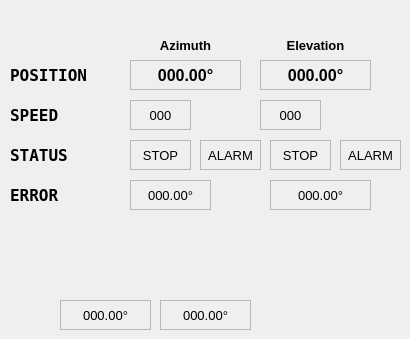
     <widget class="QWidget" name="tab_7">
      <attribute name="title">
       <string>Tab 1</string>
      </attribute>
      <widget class="QLabel" name="label_LocalTime_39">
       <property name="geometry">
        <rect>
         <x>260</x>
         <y>30</y>
         <width>111</width>
         <height>30</height>
        </rect>
       </property>
       <property name="font">
        <font>
         <pointsize>10</pointsize>
         <weight>75</weight>
         <bold>true</bold>
        </font>
       </property>
       <property name="text">
        <string>Elevation</string>
       </property>
       <property name="alignment">
        <set>Qt::AlignCenter</set>
       </property>
      </widget>
      <widget class="QLabel" name="label_antenna_el_setrate_2">
       <property name="geometry">
        <rect>
         <x>260</x>
         <y>100</y>
         <width>61</width>
         <height>30</height>
        </rect>
       </property>
       <property name="font">
        <font>
         <pointsize>10</pointsize>
        </font>
       </property>
       <property name="autoFillBackground">
        <bool>false</bool>
       </property>
       <property name="styleSheet">
        <string notr="true"/>
       </property>
       <property name="frameShape">
        <enum>QFrame::StyledPanel</enum>
       </property>
       <property name="text">
        <string>000</string>
       </property>
       <property name="alignment">
        <set>Qt::AlignCenter</set>
       </property>
      </widget>
      <widget class="QLabel" name="label_LocalTime_40">
       <property name="geometry">
        <rect>
         <x>10</x>
         <y>100</y>
         <width>91</width>
         <height>30</height>
        </rect>
       </property>
       <property name="font">
        <font>
         <family>DejaVu Sans Mono</family>
         <pointsize>12</pointsize>
         <weight>75</weight>
         <bold>true</bold>
        </font>
       </property>
       <property name="text">
        <string>SPEED</string>
       </property>
       <property name="alignment">
        <set>Qt::AlignLeading|Qt::AlignLeft|Qt::AlignVCenter</set>
       </property>
      </widget>
      <widget class="QLabel" name="label_antenna_az_status_2">
       <property name="geometry">
        <rect>
         <x>130</x>
         <y>140</y>
         <width>61</width>
         <height>30</height>
        </rect>
       </property>
       <property name="font">
        <font>
         <pointsize>10</pointsize>
        </font>
       </property>
       <property name="autoFillBackground">
        <bool>false</bool>
       </property>
       <property name="styleSheet">
        <string notr="true"/>
       </property>
       <property name="frameShape">
        <enum>QFrame::StyledPanel</enum>
       </property>
       <property name="text">
        <string>STOP</string>
       </property>
       <property name="alignment">
        <set>Qt::AlignCenter</set>
       </property>
      </widget>
      <widget class="QLabel" name="label_antenna_az_rate_2">
       <property name="geometry">
        <rect>
         <x>60</x>
         <y>300</y>
         <width>91</width>
         <height>30</height>
        </rect>
       </property>
       <property name="font">
        <font>
         <pointsize>10</pointsize>
        </font>
       </property>
       <property name="autoFillBackground">
        <bool>false</bool>
       </property>
       <property name="styleSheet">
        <string notr="true"/>
       </property>
       <property name="frameShape">
        <enum>QFrame::StyledPanel</enum>
       </property>
       <property name="text">
        <string>000.00°</string>
       </property>
       <property name="alignment">
        <set>Qt::AlignCenter</set>
       </property>
      </widget>
      <widget class="QLabel" name="label_antenna_el_status_2">
       <property name="geometry">
        <rect>
         <x>270</x>
         <y>140</y>
         <width>61</width>
         <height>30</height>
        </rect>
       </property>
       <property name="font">
        <font>
         <pointsize>10</pointsize>
        </font>
       </property>
       <property name="autoFillBackground">
        <bool>false</bool>
       </property>
       <property name="styleSheet">
        <string notr="true"/>
       </property>
       <property name="frameShape">
        <enum>QFrame::StyledPanel</enum>
       </property>
       <property name="text">
        <string>STOP</string>
       </property>
       <property name="alignment">
        <set>Qt::AlignCenter</set>
       </property>
      </widget>
      <widget class="QLabel" name="label_antenna_az_deg_2">
       <property name="geometry">
        <rect>
         <x>130</x>
         <y>60</y>
         <width>111</width>
         <height>30</height>
        </rect>
       </property>
       <property name="font">
        <font>
         <pointsize>12</pointsize>
         <weight>75</weight>
         <bold>true</bold>
        </font>
       </property>
       <property name="autoFillBackground">
        <bool>false</bool>
       </property>
       <property name="styleSheet">
        <string notr="true"/>
       </property>
       <property name="frameShape">
        <enum>QFrame::StyledPanel</enum>
       </property>
       <property name="text">
        <string>000.00°</string>
       </property>
       <property name="alignment">
        <set>Qt::AlignCenter</set>
       </property>
      </widget>
      <widget class="QLabel" name="label_antenna_az_setrate_2">
       <property name="geometry">
        <rect>
         <x>130</x>
         <y>100</y>
         <width>61</width>
         <height>30</height>
        </rect>
       </property>
       <property name="font">
        <font>
         <pointsize>10</pointsize>
        </font>
       </property>
       <property name="autoFillBackground">
        <bool>false</bool>
       </property>
       <property name="styleSheet">
        <string notr="true"/>
       </property>
       <property name="frameShape">
        <enum>QFrame::StyledPanel</enum>
       </property>
       <property name="text">
        <string>000</string>
       </property>
       <property name="alignment">
        <set>Qt::AlignCenter</set>
       </property>
      </widget>
      <widget class="QLabel" name="label_antenna_el_deg_2">
       <property name="geometry">
        <rect>
         <x>260</x>
         <y>60</y>
         <width>111</width>
         <height>30</height>
        </rect>
       </property>
       <property name="font">
        <font>
         <pointsize>12</pointsize>
         <weight>75</weight>
         <bold>true</bold>
        </font>
       </property>
       <property name="autoFillBackground">
        <bool>false</bool>
       </property>
       <property name="styleSheet">
        <string notr="true"/>
       </property>
       <property name="frameShape">
        <enum>QFrame::StyledPanel</enum>
       </property>
       <property name="text">
        <string>000.00°</string>
       </property>
       <property name="alignment">
        <set>Qt::AlignCenter</set>
       </property>
      </widget>
      <widget class="QLabel" name="label_antenna_el_rate_2">
       <property name="geometry">
        <rect>
         <x>160</x>
         <y>300</y>
         <width>91</width>
         <height>30</height>
        </rect>
       </property>
       <property name="font">
        <font>
         <pointsize>10</pointsize>
        </font>
       </property>
       <property name="autoFillBackground">
        <bool>false</bool>
       </property>
       <property name="styleSheet">
        <string notr="true"/>
       </property>
       <property name="frameShape">
        <enum>QFrame::StyledPanel</enum>
       </property>
       <property name="text">
        <string>000.00°</string>
       </property>
       <property name="alignment">
        <set>Qt::AlignCenter</set>
       </property>
      </widget>
      <widget class="QLabel" name="label_LocalTime_41">
       <property name="geometry">
        <rect>
         <x>130</x>
         <y>30</y>
         <width>111</width>
         <height>30</height>
        </rect>
       </property>
       <property name="font">
        <font>
         <pointsize>10</pointsize>
         <weight>75</weight>
         <bold>true</bold>
        </font>
       </property>
       <property name="text">
        <string>Azimuth</string>
       </property>
       <property name="alignment">
        <set>Qt::AlignCenter</set>
       </property>
      </widget>
      <widget class="QLabel" name="label_antenna_el_error_2">
       <property name="geometry">
        <rect>
         <x>270</x>
         <y>180</y>
         <width>101</width>
         <height>30</height>
        </rect>
       </property>
       <property name="font">
        <font>
         <pointsize>10</pointsize>
        </font>
       </property>
       <property name="autoFillBackground">
        <bool>false</bool>
       </property>
       <property name="styleSheet">
        <string notr="true"/>
       </property>
       <property name="frameShape">
        <enum>QFrame::StyledPanel</enum>
       </property>
       <property name="text">
        <string>000.00°</string>
       </property>
       <property name="alignment">
        <set>Qt::AlignCenter</set>
       </property>
      </widget>
      <widget class="QLabel" name="label_antenna_az_error_2">
       <property name="geometry">
        <rect>
         <x>130</x>
         <y>180</y>
         <width>81</width>
         <height>30</height>
        </rect>
       </property>
       <property name="font">
        <font>
         <pointsize>10</pointsize>
        </font>
       </property>
       <property name="autoFillBackground">
        <bool>false</bool>
       </property>
       <property name="styleSheet">
        <string notr="true"/>
       </property>
       <property name="frameShape">
        <enum>QFrame::StyledPanel</enum>
       </property>
       <property name="text">
        <string>000.00°</string>
       </property>
       <property name="alignment">
        <set>Qt::AlignCenter</set>
       </property>
      </widget>
      <widget class="QLabel" name="label_LocalTime_49">
       <property name="geometry">
        <rect>
         <x>10</x>
         <y>60</y>
         <width>111</width>
         <height>30</height>
        </rect>
       </property>
       <property name="font">
        <font>
         <family>DejaVu Sans Mono</family>
         <pointsize>12</pointsize>
         <weight>75</weight>
         <bold>true</bold>
        </font>
       </property>
       <property name="text">
        <string>POSITION</string>
       </property>
       <property name="alignment">
        <set>Qt::AlignLeading|Qt::AlignLeft|Qt::AlignVCenter</set>
       </property>
      </widget>
      <widget class="QLabel" name="label_antenna_az_alarm">
       <property name="geometry">
        <rect>
         <x>200</x>
         <y>140</y>
         <width>61</width>
         <height>30</height>
        </rect>
       </property>
       <property name="font">
        <font>
         <pointsize>10</pointsize>
        </font>
       </property>
       <property name="autoFillBackground">
        <bool>false</bool>
       </property>
       <property name="styleSheet">
        <string notr="true"/>
       </property>
       <property name="frameShape">
        <enum>QFrame::StyledPanel</enum>
       </property>
       <property name="text">
        <string>ALARM</string>
       </property>
       <property name="alignment">
        <set>Qt::AlignCenter</set>
       </property>
      </widget>
      <widget class="QLabel" name="label_antenna_el_alarm">
       <property name="geometry">
        <rect>
         <x>340</x>
         <y>140</y>
         <width>61</width>
         <height>30</height>
        </rect>
       </property>
       <property name="font">
        <font>
         <pointsize>10</pointsize>
        </font>
       </property>
       <property name="autoFillBackground">
        <bool>false</bool>
       </property>
       <property name="styleSheet">
        <string notr="true"/>
       </property>
       <property name="frameShape">
        <enum>QFrame::StyledPanel</enum>
       </property>
       <property name="text">
        <string>ALARM</string>
       </property>
       <property name="alignment">
        <set>Qt::AlignCenter</set>
       </property>
      </widget>
      <widget class="QLabel" name="label_LocalTime_50">
       <property name="geometry">
        <rect>
         <x>10</x>
         <y>180</y>
         <width>111</width>
         <height>30</height>
        </rect>
       </property>
       <property name="font">
        <font>
         <family>DejaVu Sans Mono</family>
         <pointsize>12</pointsize>
         <weight>75</weight>
         <bold>true</bold>
        </font>
       </property>
       <property name="text">
        <string>ERROR</string>
       </property>
       <property name="alignment">
        <set>Qt::AlignLeading|Qt::AlignLeft|Qt::AlignVCenter</set>
       </property>
      </widget>
      <widget class="QLabel" name="label_LocalTime_51">
       <property name="geometry">
        <rect>
         <x>10</x>
         <y>140</y>
         <width>81</width>
         <height>30</height>
        </rect>
       </property>
       <property name="font">
        <font>
         <family>DejaVu Sans Mono</family>
         <pointsize>12</pointsize>
         <weight>75</weight>
         <bold>true</bold>
        </font>
       </property>
       <property name="text">
        <string>STATUS</string>
       </property>
       <property name="alignment">
        <set>Qt::AlignLeading|Qt::AlignLeft|Qt::AlignVCenter</set>
       </property>
      </widget>
     </widget>
